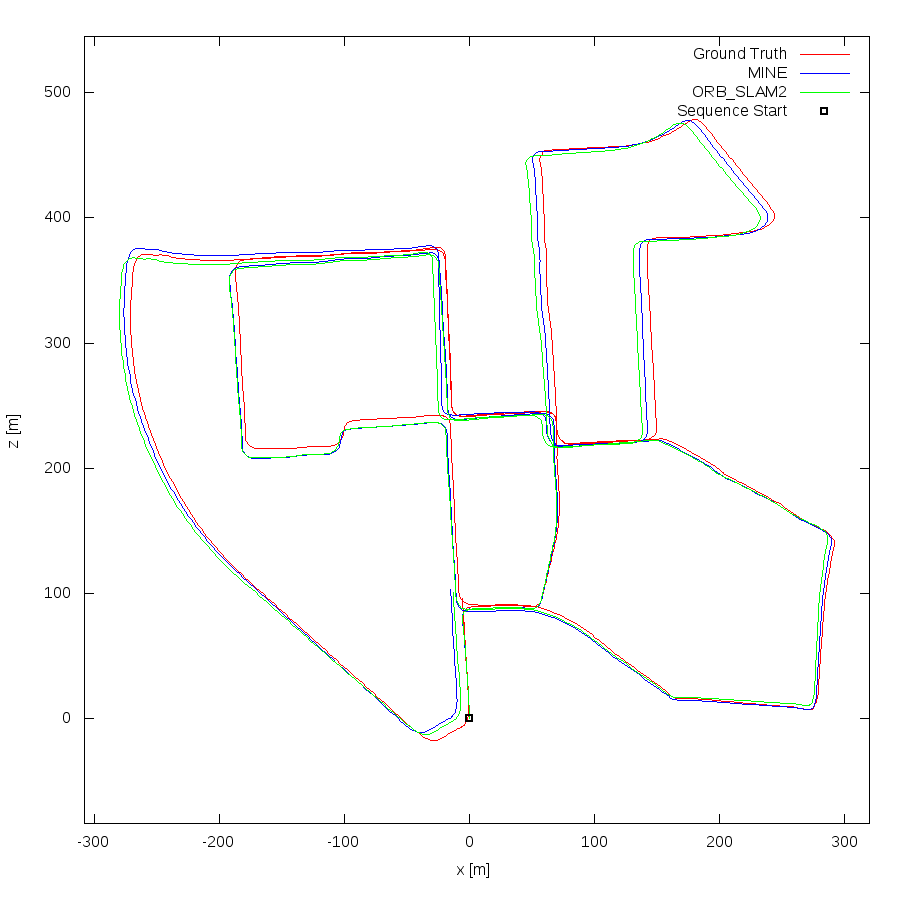

The gnuplot source for this figure:
set term postscript eps enhanced color
set output "00.eps"
set size ratio -1
set xrange [-308:320]
set yrange [-84:545]
set xlabel "x [m]"
set ylabel "z [m]"
plot "00.txt" using 1:2 lc rgb "#FF0000" title 'Ground Truth' w lines,"00.txt" using 3:4 lc rgb "#0000FF" title 'MINE' w lines,"00.txt" using 5:6 lc rgb "#00FF00" title 'ORB_SLAM2' w lines,"< head -1 00.txt" using 1:2 lc rgb "#000000" pt 4 ps 1 lw 2 title 'Sequence Start' w points
